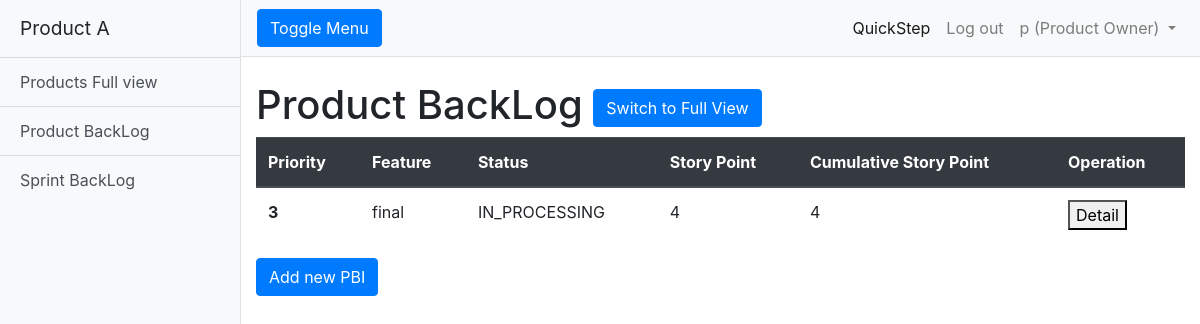
/viewPBI/ (signed in), run on the app's committed database.
### products/models.py (models this page shows, shortened)
class User(AbstractUser):
    is_DEVELOPER = models.BooleanField(default=False)
    is_PRODUCT_OWNER = models.BooleanField(default=False)
    is_SCRUM_MASTER = models.BooleanField(default=False)
    is_project = models.BooleanField(default=False)

class PBI(models.Model):
    name = models.CharField(max_length=200)
    priority = models.PositiveIntegerField()
    description = models.TextField(max_length=1000, null=True)
    story_point = models.PositiveIntegerField()
    cumulative_story_point = models.PositiveIntegerField(default=0, editable=False)
    STATUS_CHOICES = [
        ('DONE', 'Done'),
        ('IN_PROCESSING', 'In process'),
        ('NOT_YET_START', 'Not yet start'),
        ('UNFINISHED', 'Unfinished')
    ]
    status = models.CharField(max_length=200,choices=STATUS_CHOICES,default='NOT_YET_START')
    in_sprint = models.BooleanField(default=False)
    total_effort_hours = models.PositiveIntegerField(default=0)

### products/views.py (the view)
# urls.py: url(r'^viewPBI/', login_required(views.PBIView.as_view()), name='viewPBI'),
class PBIView(TemplateView):
	template_name = 'pbi.html'
	def get_context_data(self, **kwargs):
		context = super(PBIView, self).get_context_data(**kwargs)
		context['title'] = ['Priority', 'Feature', 'Status', 'Story Point', 'Cumulative Story Point']
		context['rows'] = PBI.objects.all().order_by('priority')
		context['product'] = Product.objects.filter(pk=self.kwargs.get('pk'))
		x = 1
		for i in context['rows']:
			if (i.priority != x):
				i.priority = x
				i.save()
			x+=1
		cumulative = 0
		for i in context['rows']:
			i.cumulative_story_point = 0
		for i in context['rows']:
			if (i.status != "DONE"):
				cumulative = cumulative + i.story_point
				i.cumulative_story_point = cumulative
		return context

### templates/pbi.html (shortened to what this page needs)
<!DOCTYPE html>
<html lang="en">
<head>
  {% load static %}
  <link href="{% static 'vendor/bootstrap/css/bootstrap.min.css' %}" rel="stylesheet">
  <link href="{% static 'css/simple-sidebar.css' %}" rel="stylesheet">
</head>
<body>
  <div class="d-flex" id="wrapper">
    <div class="bg-light border-right" id="sidebar-wrapper">
    {% include 'header.html' %}
    <div id="page-content-wrapper">
      {% include 'navbar.html' %}
      <div class="container-fluid">
        <div>
          <h1 class="mt-4">
            Product BackLog
            <button class="btn btn-primary" onclick="window.location.href = 'http://127.0.0.1:8000/viewFullPBI';">
              Switch to Full View
            </button>
          </h1>
        </div>
        <table class="table">
          <thead class="thead-dark">
            <tr>
              {% for i in title %}
              <th scope="col">{{i}}</th>
              {% endfor %}
              <th>Operation</th>
            </tr>
          </thead>
          <tbody>
            {% for r in rows %}
              {% if r.status != "DONE" %}
              <tr>
                <th scope="row">{{r.priority}}</th>
                <td>{{r.name}}</td>
                <td>{{r.status}}</td>
                <td>{{r.story_point}}</td>
                <td>{{r.cumulative_story_point}}</td>
                <td>
                  <button onclick="window.location.href = 'http://127.0.0.1:8000/viewPBIdetail/{{ r.pk }}'; id = {{r.priority}}">Detail</button>
                </td>
              </tr>
              {% endif %}
            {% endfor %}
          </tbody>
        </table>
        {% if user.is_authenticated and user.is_PRODUCT_OWNER %}
        <p>
            <button class="btn btn-primary" onclick="window.location.href = 'http://127.0.0.1:8000/addPBI';">Add new PBI</button>
        </p>
        {% endif %}
      </div>
    </div>
    </div>
</body>
</html>

### templates/navbar.html (shortened to what this page needs)
      <nav class="navbar navbar-expand-lg navbar-light bg-light border-bottom">
        <button class="btn btn-primary" id="menu-toggle">Toggle Menu</button>
        <div class="collapse navbar-collapse" id="navbarSupportedContent">
          <ul class="navbar-nav ml-auto mt-2 mt-lg-0">
            <li class="nav-item active">
                <a class="nav-link" href="{% url 'products:veiwFullPBI'%}">QuickStep <span class="sr-only">(current)</span></a>
            </li>
            <li class="nav-item">
              <a class="nav-link" href="{% url 'products:logout' %}">Log out</a>
            </li>
            <li class="nav-item dropdown">
              <a class="nav-link dropdown-toggle" href="#" id="navbarDropdown" role="button" data-toggle="dropdown" aria-haspopup="true" aria-expanded="false">
                {{user.first_name}}
                {% if user.is_authenticated and user.is_PRODUCT_OWNER %}
                (Product Owner)
                {% endif %}
              </a>
            </li>
          </ul>
        </div>
      </nav>

### static/css/simple-sidebar.css (style rules this page uses)
body { overflow-x: hidden; }
#sidebar-wrapper { min-height: 100vh; margin-left: -15rem; -webkit-transition: margin .25s ease-out; -moz-transition: margin .25s ease-out; -o-transition: margin .25s ease-out; transition: margin .25s ease-out; }
#page-content-wrapper { min-width: 100vw; }
@media (min-width: 768px) { #sidebar-wrapper { margin-left: 0; } }
@media (min-width: 768px) { #page-content-wrapper { min-width: 0; width: 100%; } }

### data on the page
User: first_name "p"
PBI: priority "3", name "final", status "IN_PROCESSING", story_point "4", cumulative_story_point "4"

### other printed values
{{ i }} "Priority" "Feature" "Status" "Story Point" "Cumulative Story Point"
